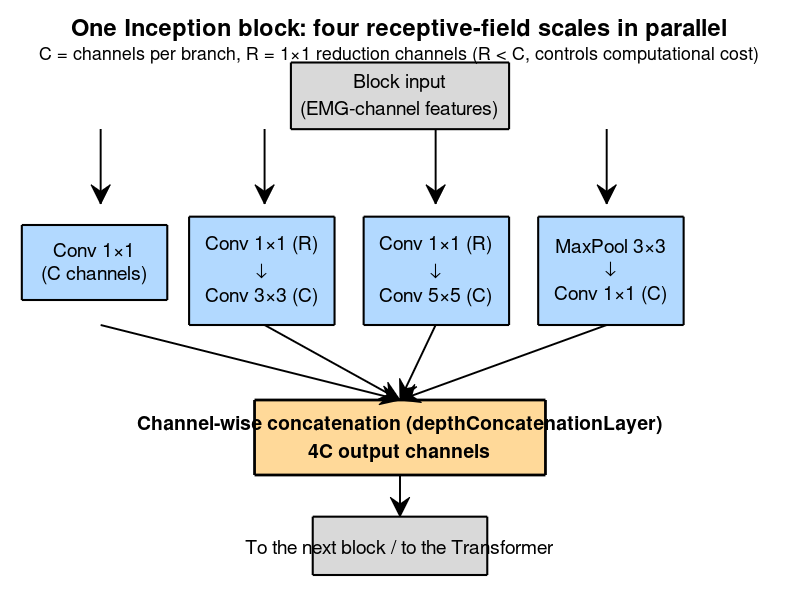

Write the MATLAB code that produced this figure.
% Detailed diagram of one Inception block (the four parallel branches,
% with the actual kernel sizes and channel counts from the code), so a
% reader can reproduce the exact architecture. Complements
% fig_pipeline_overview.png (which shows the overall pipeline at a
% high level) with the internal detail of a single block. Based on the
% real code: 02_backbone_training/trainBackboneTransformer.m, function
% setNeuralNetworkArchitecture, Inception block 1a/1f.

clear; clc;

fig = figure('Visible', 'off', 'Position', [100 100 1500 950], 'Color', 'w');
ax = axes('Position', [0 0 1 1], 'Visible', 'off');
xlim(ax, [0 11]); ylim(ax, [0 7.2]); hold(ax, 'on');

colorInput = [0.85 0.85 0.85];
colorBranch = [0.70 0.85 1.00];
colorConcat = [1.00 0.85 0.60];
fs = 14; fsSmall = 13;

% --- Input ---
rectangle(ax, 'Position', [4.0 5.65 3 0.8], 'FaceColor', colorInput, 'EdgeColor', 'k', 'LineWidth', 1.5);
text(ax, 5.5, 6.05, sprintf('Block input\n(EMG-channel features)'), 'HorizontalAlignment', 'center', 'FontSize', fs);

% --- Branch 1: 1x1 ---
rectangle(ax, 'Position', [0.3 3.6 2 0.9], 'FaceColor', colorBranch, 'EdgeColor', 'k', 'LineWidth', 1.5);
text(ax, 1.3, 4.05, sprintf('Conv 1\\times1\n(C channels)'), 'HorizontalAlignment', 'center', 'FontSize', fs);

% --- Branch 2: 3x3 via reduction ---
rectangle(ax, 'Position', [2.6 3.3 2 1.3], 'FaceColor', colorBranch, 'EdgeColor', 'k', 'LineWidth', 1.5);
text(ax, 3.6, 3.95, sprintf('Conv 1\\times1 (R)\n\\downarrow\nConv 3\\times3 (C)'), 'HorizontalAlignment', 'center', 'FontSize', fs);

% --- Branch 3: 5x5 via reduction ---
rectangle(ax, 'Position', [5.0 3.3 2 1.3], 'FaceColor', colorBranch, 'EdgeColor', 'k', 'LineWidth', 1.5);
text(ax, 6.0, 3.95, sprintf('Conv 1\\times1 (R)\n\\downarrow\nConv 5\\times5 (C)'), 'HorizontalAlignment', 'center', 'FontSize', fs);

% --- Branch 4: pool + projection ---
rectangle(ax, 'Position', [7.4 3.3 2 1.3], 'FaceColor', colorBranch, 'EdgeColor', 'k', 'LineWidth', 1.5);
text(ax, 8.4, 3.95, sprintf('MaxPool 3\\times3\n\\downarrow\nConv 1\\times1 (C)'), 'HorizontalAlignment', 'center', 'FontSize', fs);

% --- Arrows from input to the four branches ---
arrowTargets = [1.3, 3.6, 6.0, 8.4];
for xt = arrowTargets
    annotation(fig, 'arrow', [xt/11*0.98+0.01 xt/11*0.98+0.01], [0.785 0.66], 'LineWidth', 1.4);
end

% --- Concatenation ---
rectangle(ax, 'Position', [3.5 1.5 4 0.9], 'FaceColor', colorConcat, 'EdgeColor', 'k', 'LineWidth', 2);
text(ax, 5.5, 1.95, sprintf('Channel-wise concatenation (depthConcatenationLayer)\n4C output channels'), 'HorizontalAlignment', 'center', 'FontSize', fs, 'FontWeight', 'bold');

for xt = arrowTargets
    annotation(fig, 'arrow', [xt/11*0.98+0.01 5.5/11*0.98+0.01], [3.3/7.2 2.4/7.2], 'LineWidth', 1.4);
end

% --- Output ---
rectangle(ax, 'Position', [4.3 0.3 2.4 0.7], 'FaceColor', colorInput, 'EdgeColor', 'k', 'LineWidth', 1.5);
text(ax, 5.5, 0.65, 'To the next block / to the Transformer', 'HorizontalAlignment', 'center', 'FontSize', fs);
annotation(fig, 'arrow', [0.50 0.50], [1.5/7.2 1.0/7.2], 'LineWidth', 1.4);

text(ax, 5.5, 6.85, 'One Inception block: four receptive-field scales in parallel', ...
    'HorizontalAlignment', 'center', 'FontSize', 17, 'FontWeight', 'bold');
text(ax, 5.5, 6.55, 'C = channels per branch, R = 1\times1 reduction channels (R < C, controls computational cost)', ...
    'HorizontalAlignment', 'center', 'FontSize', fsSmall);

exportgraphics(fig, 'RL_vs_SL/fig_inception_block.png', 'Resolution', 220);
close(fig);
fprintf('Saved: RL_vs_SL/fig_inception_block.png\n');
